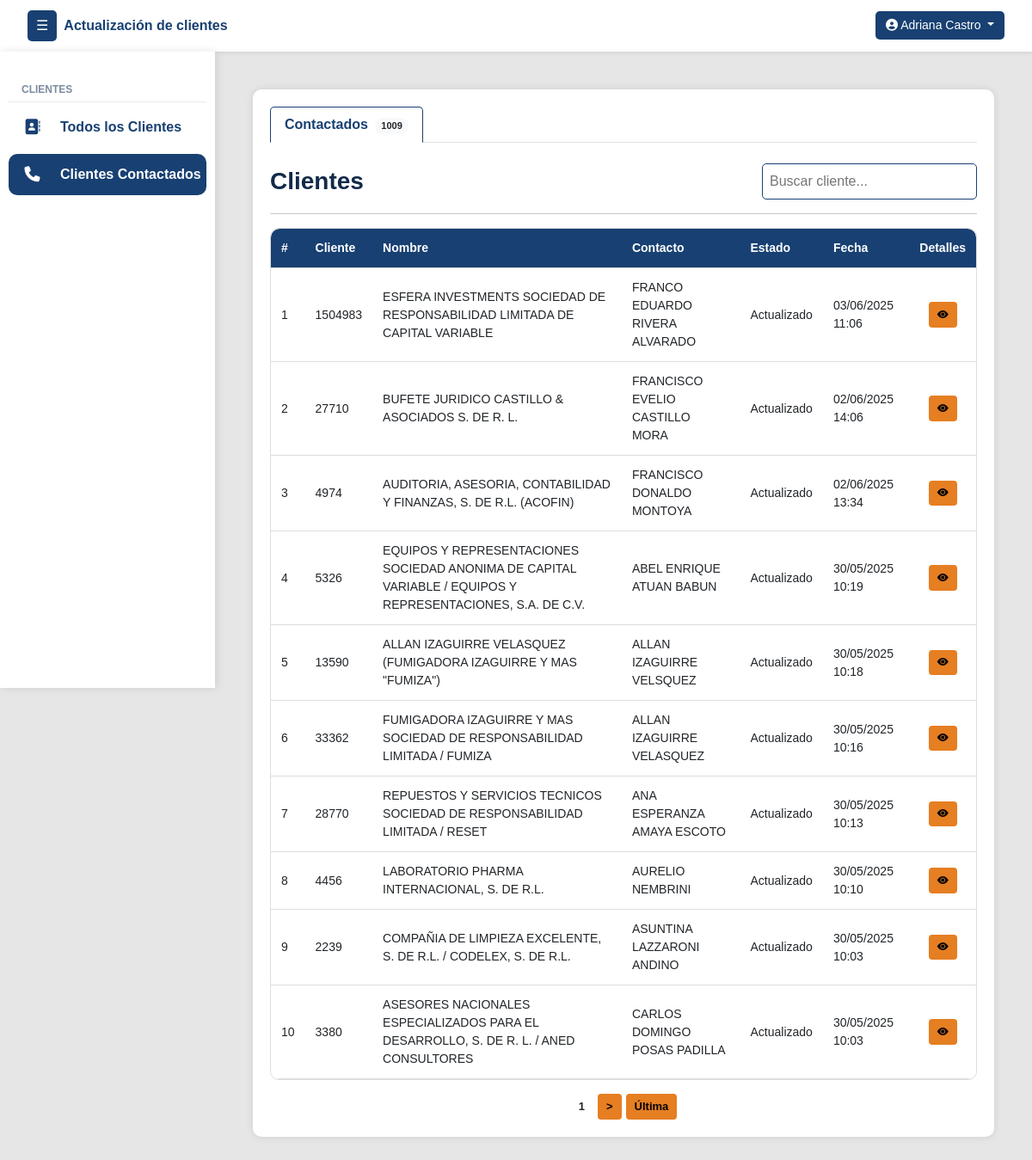
/clientes/contactados/ (signed in), run on an earlier commit of the app's database.
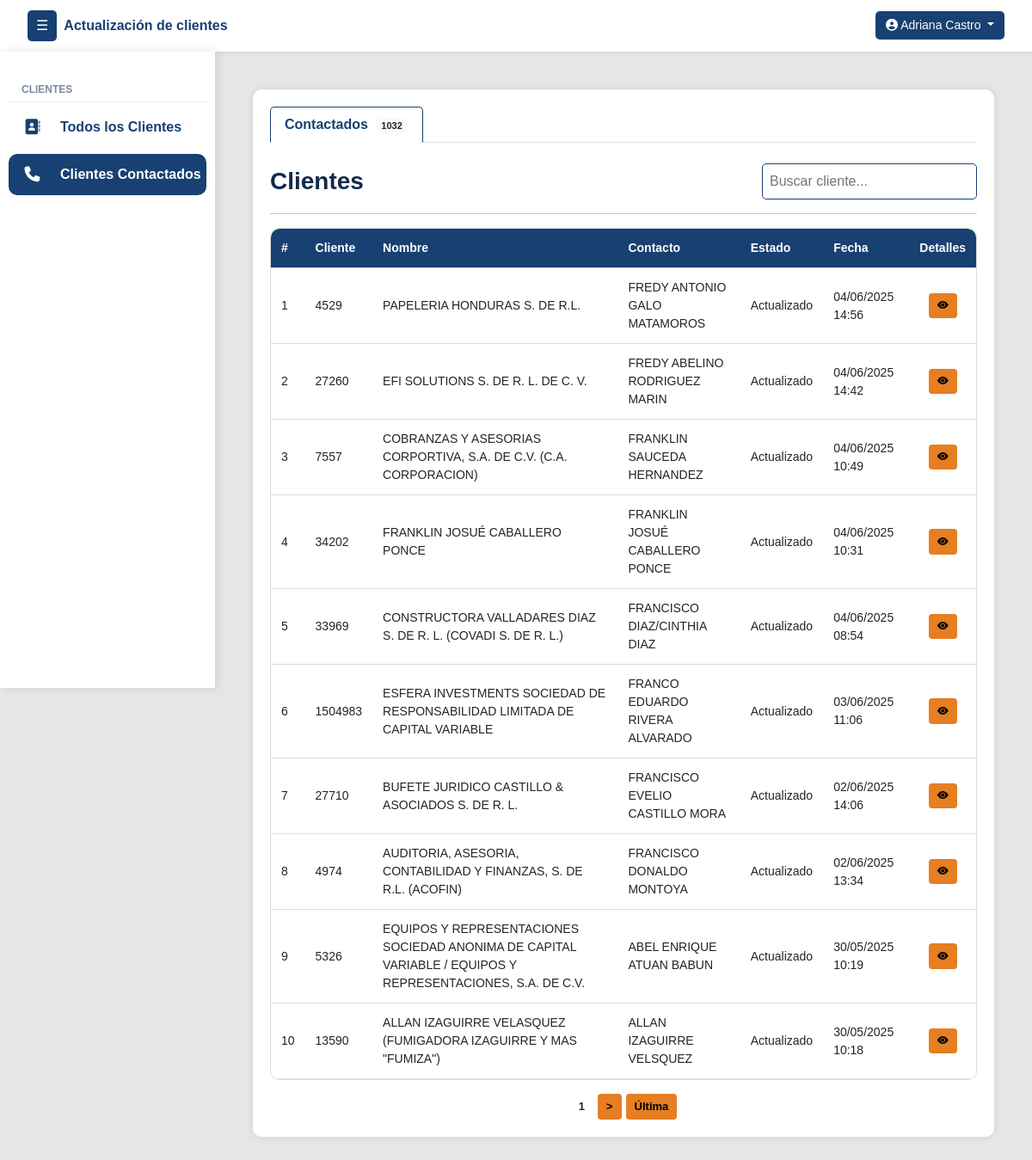
And on a later commit of the database.
### clientes/models.py (models this page shows, shortened)
class Cliente(models.Model):
    numero_cliente = models.CharField(max_length=50, unique=True)
    nombre_cliente = models.CharField(max_length=255)
    contacto_cliente = models.CharField(max_length=255)
    contacto_cargo = models.CharField(max_length=100, null=True, blank=True)
    telefono_cliente = models.CharField(max_length=50, null=True, blank=True)
    telefono_dos = models.CharField(max_length=50, null=True, blank=True)
    direccion = models.CharField(max_length=255, null=True, blank=True)
    correo = models.CharField(max_length=254, null=True, blank=True)
    estado_actual = models.ForeignKey(EstadoReporte, on_delete=models.SET_NULL, null=True, blank=True, default=1)
    asignado_inicial = models.ForeignKey(User, on_delete=models.SET_NULL, null=True, blank=True, related_name='clientes_asignados_inicialmente')
    asignado_usuario = models.ForeignKey(User, on_delete=models.SET_NULL, null=True, blank=True, related_name='clientes_asignados')
    veces_contactado = models.PositiveIntegerField(default=0)
    sin_contestar = models.PositiveIntegerField(default=0)
    formulario_sin_contestar = models.PositiveIntegerField(default=0)
    ultima_llamada_no_contesto = models.DateTimeField(null=True, blank=True)
    ultimo_envio_formulario = models.DateTimeField(null=True, blank=True)

class EstadoReporte(models.Model):
    nombre = models.CharField(max_length=100, unique=True)
    creado_por = models.ForeignKey(User, on_delete=models.SET_NULL, null=True, blank=True)
    creado_en = models.DateTimeField(auto_now_add=True)
    estado = models.CharField(max_length=50, choices=[('activo', 'Activo'), ('inactivo', 'Inactivo')])
    intentos = models.PositiveIntegerField(default=0)
    genera_movimiento = models.BooleanField(default=True)

class MovimientoEstado(models.Model):
    cliente = models.ForeignKey(Cliente, on_delete=models.CASCADE, related_name='movimientos')
    estado = models.ForeignKey(EstadoReporte, on_delete=models.SET_NULL, null=True)
    actualizado_por = models.ForeignKey(User, on_delete=models.SET_NULL, null=True)
    actualizado_por_admin = models.ForeignKey(User, on_delete=models.SET_NULL, null=True, blank=True, related_name='movimientos_admin')
    fecha_hora = models.DateTimeField(auto_now_add=True)

### clientes/views.py (the view)
# urls.py: path('clientes/contactados/', vistasClientes.clientes_reportados, name='clientes_reportados'),
@login_required
def clientes_reportados(request):
    user = request.user
    grupos = user.groups.values_list('name', flat=True)
    search_query = request.GET.get('q', '').strip()
    clientes_reportados_query = Cliente.objects.filter(
        Q(Exists(MovimientoEstado.objects.filter(cliente=OuterRef('pk')))) |
        Q(Exists(HistorialEstadoSinMovimiento.objects.filter(cliente=OuterRef('pk'))))
    ).prefetch_related(
        'movimientos__notas',
        'historial_sin_movimiento',
        'asignado_usuario',
        'asignado_inicial',
        'estado_actual'
    ).annotate(
        ultima_fecha=Max(
            Case(
                When(movimientos__fecha_hora__isnull=False, then='movimientos__fecha_hora'),
                default=Value(None),
                output_field=DateTimeField()
            )
        )
    )
    if "super_admin" in grupos or "admin_group" in grupos:
        clientes_filtrados = clientes_reportados_query
    elif "estandar_group" in grupos:
        clientes_filtrados = clientes_reportados_query.filter(
            asignado_inicial=user
        ).distinct()
    elif "colector_group" in grupos:
        clientes_filtrados = clientes_reportados_query.filter(
            Q(movimientos__actualizado_por=user) |
            Q(historial_sin_movimiento__actualizado_por=user)
        ).distinct()
    else:
        messages.error(request, "Acceso no permitido.")
        return redirect("inicio")
    if search_query:
        clientes_filtrados = clientes_filtrados.filter(
            Q(nombre_cliente__icontains=search_query) |
            Q(numero_cliente__icontains=search_query) |
            Q(contacto_cliente__icontains=search_query)
        )
    clientes_filtrados = clientes_filtrados.order_by('-ultima_fecha')
    clientes_paginados = paginar_queryset(request, clientes_filtrados, 'reportados')
    for cliente in clientes_paginados:
        movimientos_normales = [
            {"obj": m, "tipo": "con_movimiento"} for m in cliente.movimientos.all()
        ]
        movimientos_historial = [
            {"obj": h, "tipo": "sin_movimiento"}
            for h in cliente.historial_sin_movimiento.all()
            if not h.genera_movimiento
        ]
        todos_movimientos = sorted(
            movimientos_normales + movimientos_historial,
            key=lambda x: x["obj"].fecha_hora,
            reverse=True
        )
        movimientos_sin_admin = [
            m for m in todos_movimientos
            if getattr(m["obj"], "actualizado_por_admin", None) is None
        ]
        cliente.todos_los_movimientos = todos_movimientos
        cliente.movimientos_sin_admin = movimientos_sin_admin
        cliente.ultimo_movimiento = cliente.movimientos.order_by('-fecha_hora').first()
        cliente.reportado_por = (
            cliente.todos_los_movimientos[0]["obj"].actualizado_por
            if cliente.todos_los_movimientos else None
        )
    return render(request, 'clientes/clientes_reportados.html', {
        "clientes": clientes_paginados,
        "view_type": "reportados",
        "search_query": search_query,
        "count_reportados": clientes_filtrados.count(),
    })

### UpdateTracker/templatetags/group_filters.py (called while the page is built)
@register.filter(name='has_group')
def has_group(user, group_name):
    return user.groups.filter(name=group_name).exists()

### clientes/views.py (called while the page is built)
def paginar_queryset(request, queryset, param, por_pagina=10):
    paginator = Paginator(queryset, por_pagina)
    pagina = request.GET.get(param)
    return paginator.get_page(pagina)

### templates/clientes/clientes_reportados.html (shortened to what this page needs)
{% extends 'layout/layout.html' %}
{% block content %}
<div class="container">
    <ul class="nav nav-tabs" id="clienteTabs" role="tablist">
        <li class="nav-item" role="presentation">
            <a class="nav-link {% if view_type == 'reportados' %}active{% endif %}" id="reportados-tab" href="{% url 'clientes_reportados' %}" role="tab" aria-controls="reportados" aria-selected="true">
                Contactados <span class="badge rounded-pill bg-light text-dark ms-1" id="countreportados">{{ count_reportados }}</span>
            </a>
        </li>
    </ul>
    <div class="tab-content mt-4" id="clienteTabsContent">
        {% if view_type == 'reportados' %}
        <div class="tab-pane fade show active" id="reportados" role="tabpanel" aria-labelledby="reportados-tab">
            <div class="d-flex justify-content-between align-items-center mb-3">
                <h3 class="mb-0">Clientes</h3>
                <form method="get" class="d-flex" style="gap: 10px;">
                    <input type="text" name="q" id="searchInputReportados" class="search-box"
                           placeholder="Buscar cliente..."
                           value="{{ search_query|default:'' }}"
                           autocomplete="off">
                </form>
            </div>
            <hr>
            <div class="table-responsive">
                <table class="styled-table" id="tablaReportados">
                    <thead>
                        <tr>
                            <th>#</th>
                            <th>Cliente</th>
                            <th>Nombre</th>
                            <th>Contacto</th>
                            <th>Estado</th>
                            <th>Fecha</th>
                            <th>Detalles</th>
                        </tr>
                    </thead>
                    <tbody>
                        {% for cliente in clientes %}
                        <tr>
                            <td>{{ forloop.counter }}</td>
                            <td>{{ cliente.numero_cliente }}</td>
                            <td>{{ cliente.nombre_cliente }}</td>
                            <td>{{ cliente.contacto_cliente }}</td>
                            <td>{{ cliente.estado_actual.nombre }}</td>
                            <td>
                                {% if cliente.todos_los_movimientos %}
                                    {{ cliente.todos_los_movimientos.0.obj.fecha_hora|date:"d/m/Y H:i" }}
                                {% else %}
                                    -
                                {% endif %}
                            </td>
                            <td class="text-center">
                                <button class="btn btn-sm btn-reportar"
                                        data-bs-toggle="modal"
                                        data-bs-target="#modalDetalle{{ cliente.id }}">
                                    <i class="bi bi-eye-fill"></i>
                                </button>
                            </td>
                        </tr>
                        {% empty %}
                        <tr>
                            <td colspan="8" class="text-center">No hay clientes reportados.</td>
                        </tr>
                        {% endfor %}
                    </tbody>
                </table>
            </div>
            {% if clientes.has_other_pages %}
            <div class="pagination mt-3">
                <span class="btn btn-sm btn-reportar active">{{ clientes.number }}</span>
                {% if clientes.number < clientes.paginator.num_pages %}
                    <a href="?reportados={{ clientes.next_page_number }}{% if search_query %}&q={{ search_query }}{% endif %}" class="btn btn-sm btn-reportar">&gt;</a>
                    <a href="?reportados={{ clientes.paginator.num_pages }}{% if search_query %}&q={{ search_query }}{% endif %}" class="btn btn-sm btn-reportar">Última</a>
                {% endif %}
            </div>
            {% endif %}
        </div>
        {% endif %}
    </div>
</div>
{% endblock %}

What changed in the data, as far as the page shows it:
no longer on this page (row unchanged): Cliente: numero_cliente "33362", nombre_cliente "FUMIGADORA IZAGUIRRE Y MAS SOCIEDAD DE RESPONSABILIDAD LIMITADA / FUMIZA", contacto_cliente "ALLAN IZAGUIRRE VELASQUEZ", estado_actual.nombre "Actualizado", todos_los_movimientos.0.obj.fecha_hora "30/05/2025 10:16"
no longer on this page (row unchanged): Cliente: numero_cliente "28770", nombre_cliente "REPUESTOS Y SERVICIOS TECNICOS SOCIEDAD DE RESPONSABILIDAD LIMITADA / RESET", contacto_cliente "ANA ESPERANZA AMAYA ESCOTO", estado_actual.nombre "Actualizado", todos_los_movimientos.0.obj.fecha_hora "30/05/2025 10:13"
no longer on this page (row unchanged): Cliente: numero_cliente "4456", nombre_cliente "LABORATORIO PHARMA INTERNACIONAL, S. DE R.L.", contacto_cliente "AURELIO NEMBRINI", estado_actual.nombre "Actualizado", todos_los_movimientos.0.obj.fecha_hora "30/05/2025 10:10"
no longer on this page (row unchanged): Cliente: numero_cliente "2239", nombre_cliente "COMPAÑIA DE LIMPIEZA EXCELENTE, S. DE R.L. / CODELEX, S. DE R.L.", contacto_cliente "ASUNTINA LAZZARONI ANDINO", estado_actual.nombre "Actualizado", todos_los_movimientos.0.obj.fecha_hora "30/05/2025 10:03"
no longer on this page (row unchanged): Cliente: numero_cliente "3380", nombre_cliente "ASESORES NACIONALES ESPECIALIZADOS PARA EL DESARROLLO, S. DE R. L. / ANED CONSULTORES", contacto_cliente "CARLOS DOMINGO POSAS PADILLA", estado_actual.nombre "Actualizado", todos_los_movimientos.0.obj.fecha_hora "30/05/2025 10:03"
now on this page (row edited): Cliente: numero_cliente "4529", nombre_cliente "PAPELERIA HONDURAS S. DE R.L.", contacto_cliente "FREDY ANTONIO GALO MATAMOROS", estado_actual.nombre "Actualizado", todos_los_movimientos.0.obj.fecha_hora "04/06/2025 14:56"
now on this page (row edited): Cliente: numero_cliente "27260", nombre_cliente "EFI SOLUTIONS S. DE R. L. DE C. V.", contacto_cliente "FREDY ABELINO RODRIGUEZ MARIN", estado_actual.nombre "Actualizado", todos_los_movimientos.0.obj.fecha_hora "04/06/2025 14:42"
now on this page (row edited): Cliente: numero_cliente "7557", nombre_cliente "COBRANZAS Y ASESORIAS CORPORTIVA, S.A. DE C.V. (C.A. CORPORACION)", contacto_cliente "FRANKLIN SAUCEDA HERNANDEZ", estado_actual.nombre "Actualizado", todos_los_movimientos.0.obj.fecha_hora "04/06/2025 10:49"
now on this page (row edited): Cliente: numero_cliente "34202", nombre_cliente "FRANKLIN JOSUÉ CABALLERO PONCE", contacto_cliente "FRANKLIN JOSUÉ CABALLERO PONCE", estado_actual.nombre "Actualizado", todos_los_movimientos.0.obj.fecha_hora "04/06/2025 10:31"
now on this page (row edited): Cliente: numero_cliente "33969", nombre_cliente "CONSTRUCTORA VALLADARES DIAZ S. DE R. L. (COVADI S. DE R. L.)", contacto_cliente "FRANCISCO DIAZ/CINTHIA DIAZ", estado_actual.nombre "Actualizado", todos_los_movimientos.0.obj.fecha_hora "04/06/2025 08:54"
Also different on the page:
{{ count_reportados }}: "1009" → "1032"
